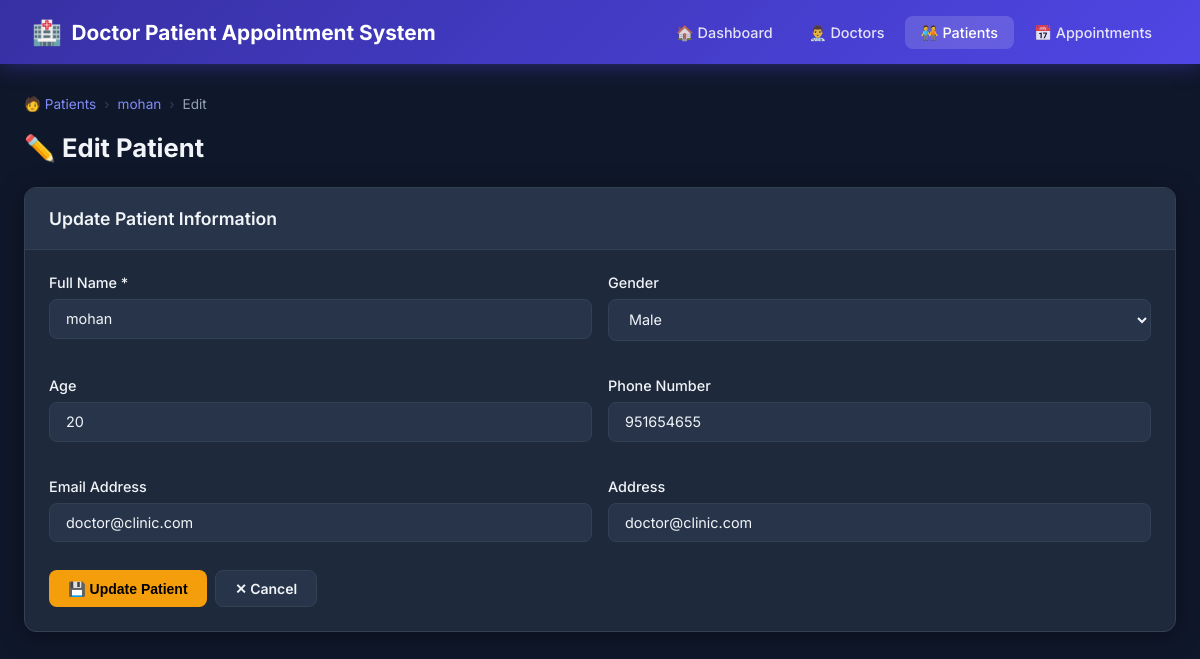
Screenshot of /patients/1/edit with the database file from the repository.
### tables this page shows
CREATE TABLE patients (
            id INTEGER PRIMARY KEY AUTOINCREMENT,
            name TEXT NOT NULL,
            age INTEGER,
            gender TEXT,
            phone TEXT,
            email TEXT,
            address TEXT
        );

### Appointment-main/app.py (the view)
@app.route('/patients/<int:id>/edit', methods=['GET', 'POST'])
def patients_edit(id):
    patient = query('SELECT * FROM patients WHERE id = ?', (id,), one=True)
    if request.method == 'POST':
        f = request.form
        query('UPDATE patients SET name=?, age=?, gender=?, phone=?, email=?, address=? WHERE id=?',
              (f['name'], f['age'], f['gender'], f['phone'], f['email'], f['address'], id), commit=True)
        flash('Patient updated successfully!', 'success')
        return redirect(url_for('patients_detail', id=id))
    return render_template('patients/edit.html', patient=patient)

### Appointment-main/app.py (called while the page is built)
def query(sql, args=(), one=False, commit=False):
    db = get_db()
    cur = db.execute(sql, args)
    if commit:
        db.commit()
        db.close()
        return None
    result = cur.fetchone() if one else cur.fetchall()
    db.close()
    return result

### Appointment-main/database.py (called while the page is built)
def get_db():
    conn = sqlite3.connect(DATABASE)
    conn.row_factory = sqlite3.Row
    conn.execute("PRAGMA foreign_keys = ON")
    return conn

### Appointment-main/templates/patients/edit.html (shortened to what this page needs)
{% extends 'base.html' %}
{% block content %}
<div class="breadcrumb">
  <a href="{{ url_for('patients_list') }}">🧑 Patients</a>
  <span class="sep">›</span>
  <a href="{{ url_for('patients_detail', id=patient.id) }}">{{ patient.name }}</a>
  <span class="sep">›</span> Edit
</div>
<div class="page-header">
  <div><h1>✏️ Edit Patient</h1></div>
</div>
<div class="card">
  <div class="card-header"><h2>Update Patient Information</h2></div>
  <div class="card-body">
    <form method="POST">
      <div class="form-grid">
        <div class="form-group">
          <label for="name">Full Name *</label>
          <input class="form-control" id="name" name="name" type="text"
                 value="{{ patient.name }}" required>
        </div>
        <div class="form-group">
          <label for="gender">Gender</label>
          <select class="form-control" id="gender" name="gender">
            <option value="Male"   {{ 'selected' if patient.gender == 'Male'   else '' }}>Male</option>
          </select>
        </div>
        <div class="form-group">
          <label for="age">Age</label>
          <input class="form-control" id="age" name="age" type="number" min="0" max="150"
                 value="{{ patient.age or '' }}">
        </div>
        <div class="form-group">
          <label for="phone">Phone Number</label>
          <input class="form-control" id="phone" name="phone" type="tel"
                 value="{{ patient.phone or '' }}">
        </div>
        <div class="form-group">
          <label for="email">Email Address</label>
          <input class="form-control" id="email" name="email" type="email"
                 value="{{ patient.email or '' }}">
        </div>
        <div class="form-group">
          <label for="address">Address</label>
          <input class="form-control" id="address" name="address" type="text"
                 value="{{ patient.address or '' }}">
        </div>
      </div>
      <div class="action-group" style="margin-top:.5rem">
        <button class="btn btn-warning" type="submit">💾 Update Patient</button>
        <a href="{{ url_for('patients_detail', id=patient.id) }}" class="btn btn-secondary">✕ Cancel</a>
      </div>
    </form>
  </div>
</div>
{% endblock %}

### Appointment-main/static/css/style.css (style rules this page uses)
:root { --primary: #4f46e5; --primary-dark: #3730a3; --primary-light:#818cf8; --success: #10b981; --danger: #ef4444; --warning: #f59e0b; --info: #06b6d4; --bg: #0f172a; --surface: #1e293b; --surface2: #273449; --border: #334155; --text: #f1f5f9; --text-muted: #94a3b8; --radius: 12px; --shadow: 0 4px 24px rgba(0,0,0,0.35); }
* { margin: 0; padding: 0; box-sizing: border-box; }
body { font-family: 'Inter', sans-serif; background: var(--bg); color: var(--text); min-height: 100vh; }
.card { background: var(--surface); border: 1px solid var(--border); border-radius: var(--radius); box-shadow: var(--shadow); overflow: hidden; }
.card-header { background: var(--surface2); padding: 1.25rem 1.5rem; border-bottom: 1px solid var(--border); display: flex; align-items: center; justify-content: space-between; }
.card-header h2 { font-size: 1.1rem; font-weight: 600; }
.card-body { padding: 1.5rem; }
.btn { display: inline-flex; align-items: center; gap: .4rem; padding: .55rem 1.2rem; border-radius: 8px; font-size: .875rem; font-weight: 600; cursor: pointer; border: none; text-decoration: none; transition: all .2s; }
.btn-warning { background: var(--warning); color: #000; }
.btn-secondary { background: var(--surface2); color: var(--text); border: 1px solid var(--border); }
.form-group { margin-bottom: 1.25rem; }
.form-group label { display: block; margin-bottom: .5rem; font-weight: 500; font-size: .9rem; }
.form-control { width: 100%; padding: .65rem 1rem; background: var(--surface2); border: 1px solid var(--border); border-radius: 8px; color: var(--text); font-size: .9rem; transition: border-color .2s, box-shadow .2s; font-family: 'Inter', sans-serif; }
.form-grid { display: grid; grid-template-columns: 1fr 1fr; gap: 1rem; }
.page-header { display: flex; align-items: center; justify-content: space-between; margin-bottom: 1.5rem; }
.page-header h1 { font-size: 1.6rem; font-weight: 700; }
.action-group { display: flex; gap: .5rem; flex-wrap: wrap; }
.breadcrumb { display: flex; gap: .5rem; align-items: center; font-size: .85rem; color: var(--text-muted); margin-bottom: 1.25rem; }
.breadcrumb a { color: var(--primary-light); text-decoration: none; }
.breadcrumb .sep { color: var(--border); }

### rows the page displays
patients: name "mohan", age "20", phone "951654655", email "doctor@clinic.com", address "doctor@clinic.com"
